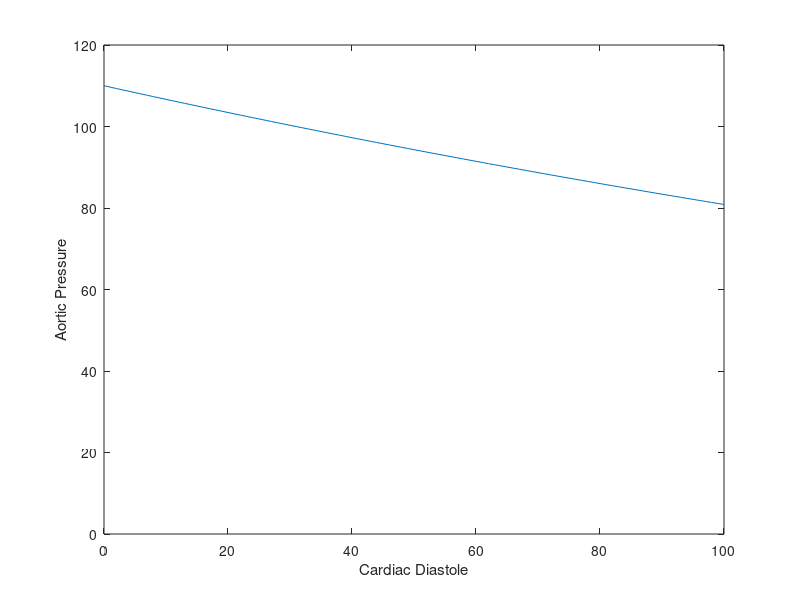

MATLAB code for this plot:
% Aortic Pressure During Cardic Diasole
clc
clear
t=0:100;    % Time
p_ao_0=110; % Aortic Pressure when Mitral valve opens
c_ao=65;    % Aortic Capacitance
r_av=5;     % Aortic Valve Resistance
p_ao= p_ao_0 * exp(-t./ (r_av .* c_ao)); % Aortic Pressure During Diastole
plot(t,p_ao);   
xlabel('Cardiac Diastole');
ylabel('Aortic Pressure');
xlim([0 100]);
ylim([0 120]);